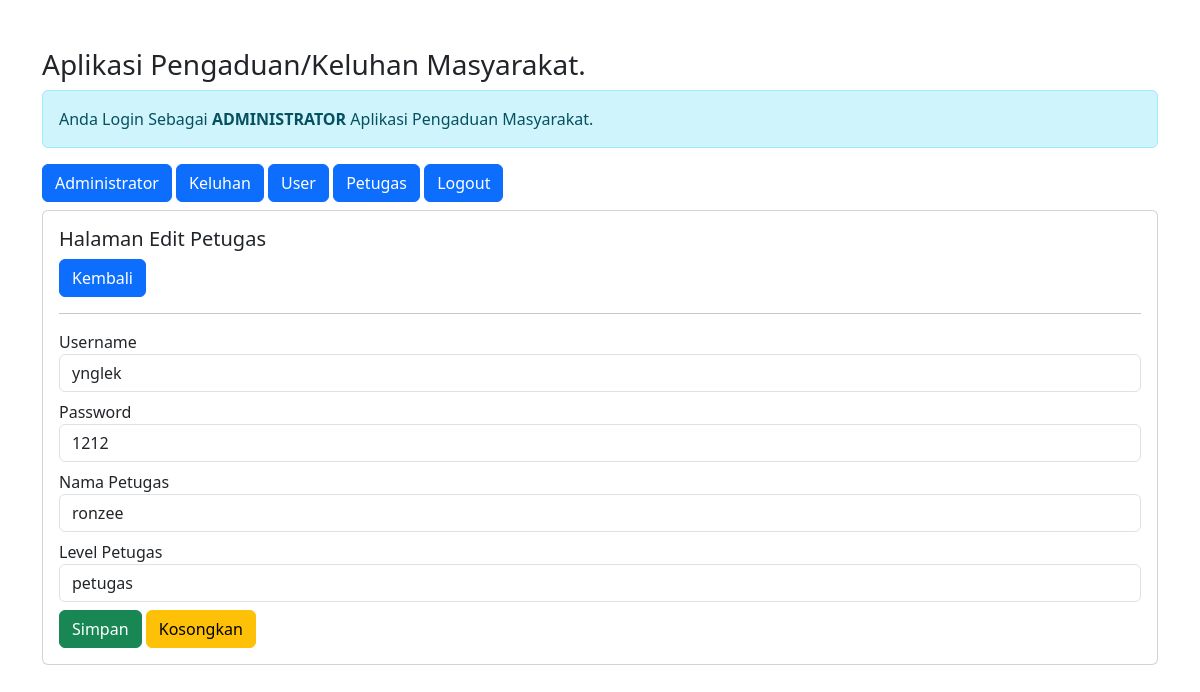
The app's page /admin/admin.php?url=edit-petugas&id_petugas=3 (signed in) with its own data.
### tables this page shows
CREATE TABLE `petugas` (
  `id_petugas` int(11) NOT NULL,
  `username` varchar(25) NOT NULL,
  `password` varchar(32) NOT NULL,
  `nama_petugas` varchar(35) NOT NULL,
  `level` enum('admin','petugas') NOT NULL
);

### admin/edit-petugas.php (the view, shortened to what this page needs)
<?php
$id_petugas = $_GET['id_petugas'];
include'../koneksi.php';
$sql = "SELECT * FROM petugas WHERE id_petugas='$id_petugas'";
$query = mysqli_query($koneksi, $sql);
$data = mysqli_fetch_array($query);
?>
<h5>Halaman Edit Petugas</h5>
<a href="?url=petugas" class="btn btn-primary">Kembali</a>
<hr>
<form method="post" action="?url=proses-edit-petugas&id_petugas=<?= $id_petugas; ?>">
    <div class="form-groub mb-2">
        <label>Username</label>
        <input value="<?= $data['username'] ?>" type="text" name="username" class="form-control" required>
    </div>
    <div class="form-groub mb-2">
        <label>Password</label>
        <input value="<?= $data['password'] ?>" type="text" name="password" class="form-control" required>
    </div>
    <div class="form-groub mb-2">
        <label>Nama Petugas</label>
        <input value="<?= $data['nama_petugas'] ?>" type="text" name="nama_petugas" class="form-control" required>
    </div>
    <div class="form-groub mb-2">
        <label>Level Petugas</label>
        <select name="level" class="form-control" required>
            <option value="<?= $data['level'] ?>"> <?= $data['level'] ?> </option>
        </select>
    </div>
    <div class="form-group">
        <button type="submit" class="btn btn-success">Simpan</button>
        <button type="reset" class="btn btn-warning">Kosongkan</button>
    </div>
</form>

### records on screen
petugas: username "ynglek", password "1212", nama_petugas "ronzee", level "petugas"
